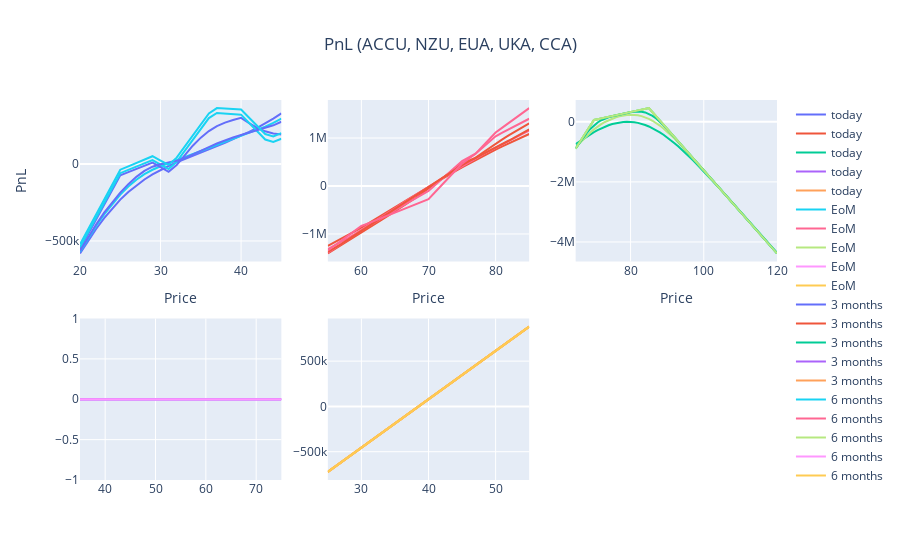

Source (notebook cell):
### Code cell
fig = make_subplots(rows=2, cols=3)
for i in range(0,len(eua_p.data)):
    fig.add_trace(accu_p.data[i], row=1, col=1)
    fig.add_trace(nzu_p.data[i], row=1, col=2)
    fig.add_trace(eua_p.data[i], row=1, col=3)
    fig.add_trace(uka_p.data[i], row=2, col=1)
    fig.add_trace(cca_p.data[i], row=2, col=2)    
    
fig.update_layout(title={'text': 'PnL (ACCU, NZU, EUA, UKA, CCA)','x': 0.5,'xanchor': 'center'})

fig.update_xaxes(title_text="Price", row=1, col=1)
fig.update_yaxes(title_text="PnL", row=1, col=1)
fig.update_xaxes(title_text="Price", row=1, col=2)
#fig.update_yaxes(title_text="PnL", row=1, col=2)
fig.update_xaxes(title_text="Price", row=1, col=3)
#fig.update_yaxes(title_text="PnL", row=1, col=3)
fig.show()
